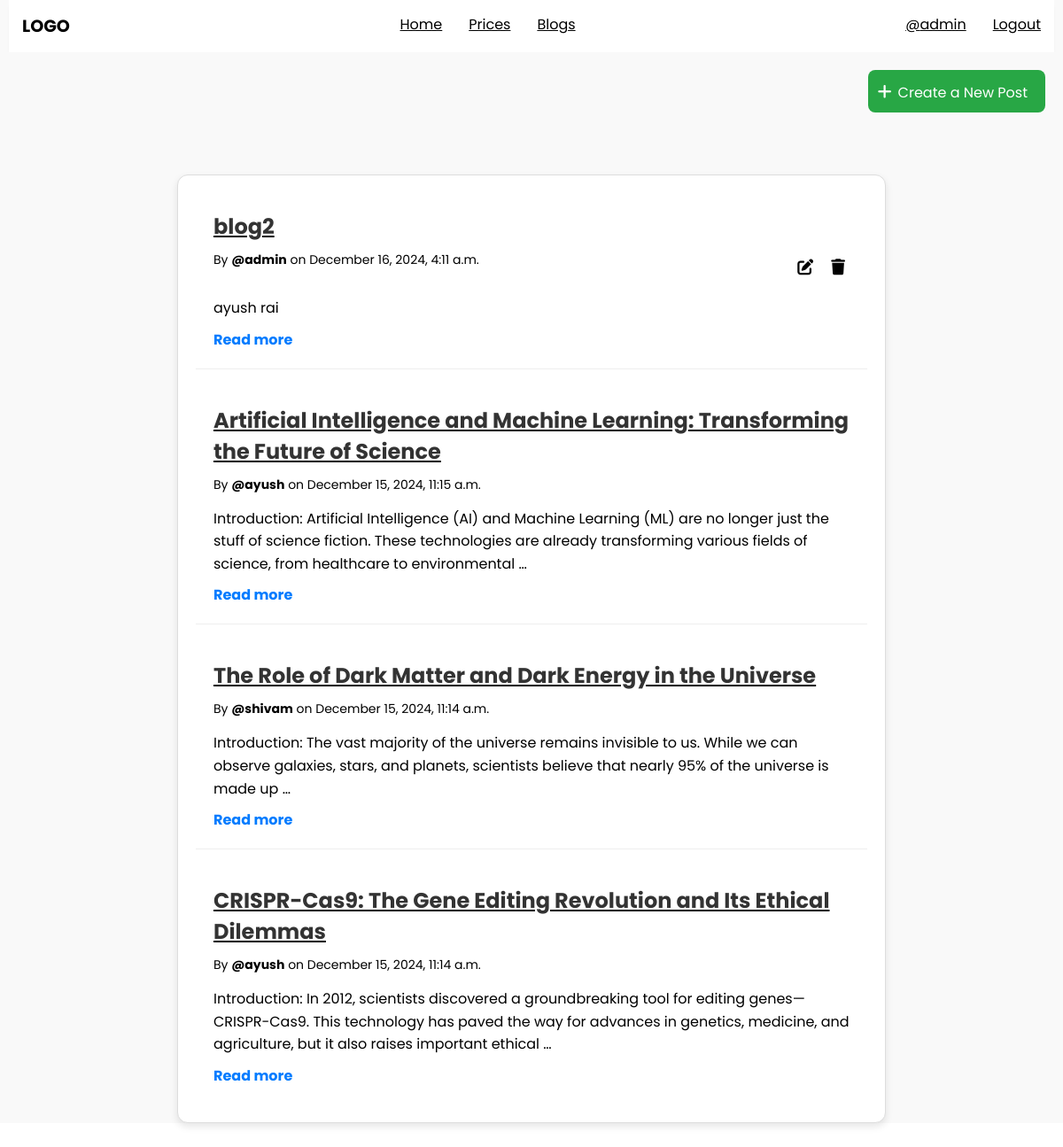
/blogs (signed in), run on the app's committed database.
### post/models.py (models this page shows, shortened)
class post(models.Model):
    user = models.ForeignKey(User, on_delete=models.CASCADE)
    title = models.CharField(max_length=100)
    content = models.TextField()
    created_at = models.DateTimeField(auto_now_add=True)
    updated_at = models.DateTimeField(auto_now=True)
    class Meta:
        ordering =  ['-created_at', '-updated_at']

### post/views.py (the view)
# urls.py: path('blogs', views.blogs, name='blogs'),
def blogs(request):
    posts = post.objects.all().order_by('-created_at')
    return render(request, 'blogs.html', {'posts': posts})

### templates/blogs.html (shortened to what this page needs)
{% extends "main.html" %}
{% block content %}
    <div style='display:flex;justify-content:end;' class="create-btn-div">
    <a class="create-post-btn" href="{% url 'add-blog' %}"><i class = 'fas fa-plus'></i>Create a New Post</a>
    </div>
    <div class="blog-container">
        {% if posts %}
            {% for post in posts %}
                <div class="blog-item">
                    <div class="blog-heading">
                        <a href="{% url 'blog-detail' post.id %}"><h1>{{ post.title }}</h1></a>
                    </div>
                    <div class="blog-meta" style="display:flex;justify-content:space-between;">
                        <div>
                        By <span style="font-weight:bolder;">@{{ post.user.username }}</span> on {{ post.created_at|date:"F j, Y, g:i a" }}
                        </div>
                        {% if post.user == user %}
                        <div style="display:flex; gap:10px;">
                            <a href="{% url 'edit-blog' post.id %}"><button type="submit" class="edit-btn">
                                <i class="fas fa-edit"></i>
                            </button></a>
                            <form action="{% url 'delete-blog' post.id %}" method="POST" >
                                {% csrf_token %}<button type="submit" class="delete-btn" onclick="return confirm('Are you sure you want to delete this post?');">
                                <i class="fas fa-trash"></i>
                                </button>
                        </form>
                        </div>
                    {% endif %}
                    </div>
                    <div class="blog-content">
                        <p>{{ post.content|truncatewords:30 }}</p>
                    </div>
                    <a class="read-more" href="{% url 'blog-detail' post.id %}">Read more</a>
                </div>
            {% endfor %}
        {% else %}
            <p>No blog posts available. <a class="create-post-btn" href="{% url 'add-blog' %}">Create a New Post</a></p>
        {% endif %}
    </div>
{% endblock %}

### templates/main.html (shortened to what this page needs)
<!DOCTYPE html>
<html lang="en">
<head>
    <link href="https://cdnjs.cloudflare.com/ajax/libs/font-awesome/6.0.0-beta3/css/all.min.css" rel="stylesheet">
</head>
<body>
    <div class="navbar">
        <div class="logo" style="font-size: 1.2rem; font-weight: bolder;">
            LOGO
        </div>
        <div class="nav-items">
            <a href="{% url 'home' %}" class="nav-link">Home</a>
            <a href="" class="nav-link">Prices</a>
            <a href="{% url 'blogs' %}" class="nav-link">Blogs</a>
        </div>
        <div class="side-items">
            {% if user.is_authenticated %}
                <a href="" class="nav-link">@{{request.user.username}}</a>
                <a href="{% url 'logout-page' %}" class="nav-link">Logout</a>
            {% else %}
                <a href="{% url 'login-page' %}" class="side-link">Login</a>
                <a href="{% url 'register' %}" class="side-link">Register</a>
            {% endif %}
        </div>
    </div>
    {% block content %}{% endblock %}
</body>
</html>

### data on the page
post: title "blog2", user.username "admin", created_at "December 16, 2024, 4:11 a.m.", content "ayush rai"
post: title "Artificial Intelligence and Machine Learning: Transforming the Future of Science", user.username "ayush", created_at "December 15, 2024, 11:15 a.m.", content "Introduction: Artificial Intelligence (AI) and Machine Learning (ML) are no longer just the stuff of science fiction. These technologies are already transforming various fields of science, from healthcare to environmental …"
post: title "The Role of Dark Matter and Dark Energy in the Universe", user.username "shivam", created_at "December 15, 2024, 11:14 a.m.", content "Introduction: The vast majority of the universe remains invisible to us. While we can observe galaxies, stars, and planets, scientists believe that nearly 95% of the universe is made up …"
post: title "CRISPR-Cas9: The Gene Editing Revolution and Its Ethical Dilemmas", user.username "ayush", created_at "December 15, 2024, 11:14 a.m.", content "Introduction: In 2012, scientists discovered a groundbreaking tool for editing genes—CRISPR-Cas9. This technology has paved the way for advances in genetics, medicine, and agriculture, but it also raises important ethical …"

### other printed values
{{ request.user.username }} "admin"
